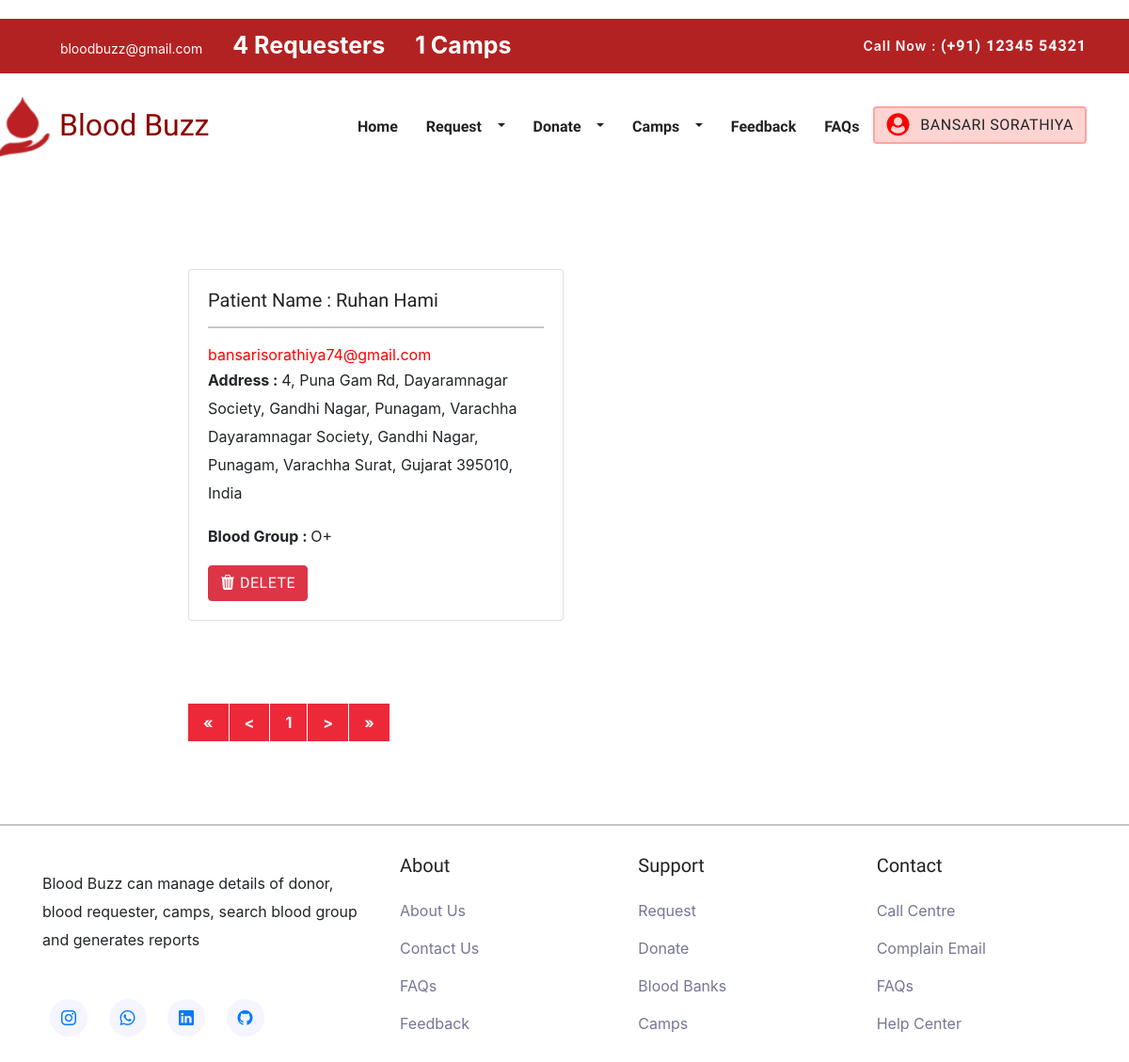
The page /Member/myRequest.php (signed in) on the database its author committed.
### tables this page shows
CREATE TABLE `members` (
  `member_id` int(30) UNSIGNED NOT NULL,
  `img` varchar(200) DEFAULT NULL,
  `email` varchar(30) NOT NULL,
  `pwd` varchar(20) NOT NULL,
  `verify_token` varchar(100) NOT NULL,
  `name` varchar(50) NOT NULL,
  `contact_no` varchar(10) NOT NULL,
  `gender` varchar(50) NOT NULL,
  `dob` date NOT NULL,
  `address` varchar(250) NOT NULL,
  `city` int(5) UNSIGNED NOT NULL,
  `state` int(10) UNSIGNED NOT NULL,
  `landmark` varchar(80) NOT NULL,
  `pincode` varchar(6) NOT NULL,
  `member_status` enum('0','1','2') NOT NULL COMMENT '0=Deleted By Member 1=Active Status 2=Deactivated by Admin',
  `created_at` datetime NOT NULL DEFAULT current_timestamp()
);

CREATE TABLE `requester` (
  `request_id` int(5) UNSIGNED NOT NULL,
  `member_id` int(30) UNSIGNED NOT NULL,
  `patient_name` varchar(40) NOT NULL,
  `blood_id` mediumint(3) UNSIGNED NOT NULL,
  `created_at` datetime NOT NULL
);

CREATE TABLE `blood_group` (
  `blood_id` mediumint(3) UNSIGNED NOT NULL,
  `blood_grp` varchar(3) NOT NULL
);

### Member/myRequest.php (the view, shortened to what this page needs)
<?php
include './nav.php';
?>
<head>
<link rel="stylesheet" href="../File/css/bootstrap.min.css">
</head>
<body>
<?php
include '../include/connect2.php';
try
{
    $email=$_SESSION['member_email'];
    $get_info=$connection->prepare("SELECT * FROM members WHERE email=?");
    $get_info->execute([$email]);
    if($get_info->rowCount() > 0)
    {
        $data=$get_info->fetch();
        $records_per_page = 2;
        $current_page = isset($_GET['page']) ? $_GET['page'] : 1;
        $offset = ($current_page - 1) * $records_per_page;
        $total_records_query=$connection->prepare("SELECT COUNT(*) AS total FROM requester WHERE member_id=?");
        $total_records_query->execute([$data['member_id']]);
        $total_records = $total_records_query->fetch(PDO::FETCH_ASSOC)['total'];
        $total_pages = ceil($total_records / $records_per_page);
        $query = "SELECT requester.*, members.*
            FROM requester
            INNER JOIN members ON requester.member_id = members.member_id
            WHERE requester.member_id =? LIMIT $offset, $records_per_page";
            $result = $connection->prepare($query);
            $result->execute([$data['member_id']]);
        if ($result->rowCount() > 0)
        {
        echo "<div class='own'>";
        echo" <div class='row'>";
        while($row = $result->fetch(PDO::FETCH_ASSOC))
            { ?>
            <div class="col-sm-5">
            <div class="card">
            <div class="card-body">
                <h5 class="card-title"><?php echo "Patient Name :&nbsp;".$row['patient_name']; ?></h5><hr>
                <a style="color:red" href="mailto:<?php echo $row['email']; ?>"><?php echo $row['email']; ?></a>
                <p class="card-text"><?php echo "<b>Address :&nbsp;</b>".$row['address']; ?></p>
                <?php
                    $bid=$row['blood_id'];
                    $blood=$connection->prepare("SELECT DISTINCT blood_grp FROM blood_group WHERE blood_id=?");
                    $blood->execute([$bid]);
                    $blood_group=$blood->fetchColumn();
                    ?>
                <p class="card-text"><?php echo "<b>Blood Group :&nbsp;</b>".$blood_group; ?></p>
                <button type="submit" onclick="confirmDelete()" name="delete" class="btn btn-danger"><i class="bi bi-trash3-fill"></i>&nbsp;Delete</button>
            </div>
            </div>
            </div>
            <?php
            }
        echo"</div></div>";
        $prev_page = ($current_page > 1) ? $current_page - 1 : 1;
        $next_page = ($current_page < $total_pages) ? $current_page + 1 : $total_pages;
        echo "<br><br><div class='pagination'>
        <a href='?page=1'>&laquo;</a>
        <a href='?page=$prev_page'>&lt;</a>";
        for ($i = 1; $i <= $total_pages; $i++)
        {
            echo "<a href='?page=$i' class='" . (($i == $current_page) ? 'active' : '') . "'>$i</a>";
        }
        echo "<a href='?page=$next_page'>&gt;</a>";
        echo "<a href='?page=$total_pages'>&raquo;</a>";
        echo "</div>";
        }
    }
}
catch (PDOException $e)
   {
      $error=$e->getMessage();
      $_SESSION['error-message'] = "Database error: " . $error;
   }
?>
<br><br><br>
</body>
<?php include './footer.php'; ?>

### Member/nav.php (shortened to what this page needs)
<?php
include(__DIR__."/../include/connect.php");
if(isset($_SESSION['member_email'])){
$email = $_SESSION['member_email'];
$get_email="SELECT name FROM members WHERE email='$email'";
$get_email_run=mysqli_query($connection,$get_email);
$user=mysqli_fetch_array($get_email_run);
}
?>
<?php
include '../Include/connect2.php';
$get_requester=$connection->prepare("SELECT count(*) AS total FROM requester");
$get_requester->execute();
$data=$get_requester->fetch();
$get_camp=$connection->prepare("SELECT count(*) AS camp FROM camp WHERE `status`=?");
$get_camp->execute(['1']);
$camp=$get_camp->fetch();
?>
<!DOCTYPE html>
<html lang="en">
<head>
  <link rel="stylesheet" href="plugins/bootstrap/css/bootstrap.min.css">
  <link rel="stylesheet" href="plugins/icofont/icofont.min.css">
  <link rel="stylesheet" href="https://cdnjs.cloudflare.com/ajax/libs/font-awesome/4.7.0/css/font-awesome.min.css">
  <link rel="stylesheet" href="plugins/slick-carousel/slick/slick.css">
  <link rel="stylesheet" href="plugins/slick-carousel/slick/slick-theme.css">
  <link rel="stylesheet" href="css/style.css">
</head>
<body id="top">
    <header>
        <div class="header-top-bar">
            <div class="container">
                <div class="row align-items-center">
                    <div class="col-lg-6">
                        <ul class="top-bar-info list-inline-item pl-0 mb-0">
                            <li class="list-inline-item"><a href="mailto:support@gmail.com"><i class="icofont-support-faq mr-2"></i>bloodbuzz@gmail.com</a></li>
                            <li class="list-inline-item"><a href="./donate_blood.php" class="blink-text"><?php echo $data['total']; ?>&nbsp;Requesters</a></li>
                            <li class="list-inline-item"><a href="#camp" class="blink-text"><?php echo $camp['camp']; ?>&nbsp;Camps</a></li>
                        </ul>
                    </div>
                    <div class="col-lg-6">
                        <div class="text-lg-right top-right-bar mt-2 mt-lg-0">
                            <a href="tel:+23-345-67890" >
                                <span>Call Now : </span>
                                <span class="h6">(+91) 12345 54321</span>
                            </a>
                        </div>
                    </div>
                </div>
            </div>
        </div>
        <nav class="navbar navbar-expand-lg navigation" id="navbar">
            <div class="container">
                  <a class="navbar-brand" href="http://localhost/Blood/Member/index.php" >
                  <h2 style="width: 140; color:darkred;margin-left:-150px">
                <img src="../img/logo.png" alt="LOGO" style="width:60px;height:70px;margin-left:100px;">
              Blood Buzz
                </h2>
                  </a>
              <div class="collapse navbar-collapse" id="navbarmain">
                <ul class="navbar-nav ml-auto">
                  <li class="nav-item active">
                    <a class="nav-link" href="index.php">Home</a>
                  </li>
                    <li class="nav-item dropdown">
                        <a class="nav-link dropdown-toggle" href="department.html" id="dropdown02" data-toggle="dropdown" aria-haspopup="true" aria-expanded="false">Request<i class="icofont-thin-down"></i></a>
                      </li>
                    <li class="nav-item dropdown">
                        <a class="nav-link dropdown-toggle" href="doctor.html" id="dropdown03" data-toggle="dropdown" aria-haspopup="true" aria-expanded="false">Donate<i class="icofont-thin-down"></i></a>
                      </li>
                     <li class="nav-item dropdown">
                        <a class="nav-link dropdown-toggle" href="doctor.html" id="dropdown03" data-toggle="dropdown" aria-haspopup="true" aria-expanded="false">Camps<i class="icofont-thin-down"></i></a>
                      </li>
                    <li class="nav-item"><a class="nav-link" href="./feedback.php">Feedback</a></li>
                    <li class="nav-item"><a class="nav-link" href="./faq.php">FAQs</a></li>
                    <li>
                      <?php
                    if(isset($_SESSION['member_email']))
                    {
                        echo  " <div class='dropdown'>
                    <button class='btn dropdown' type='button' data-bs-toggle='dropdown'
                    aria-expanded='false' style='border: hidden; background-color: #F8F9FA; display: flex;background-color:#fed4d2;border:2px solid #ffa5a1;'>";
                        echo"<i class='fa fa-user-circle me-2' style='font-size:23px;font-weight:600;color:red;'></i>
                        " . "&nbsp;" . $user["name"] . "</button>
                    <ul class='dropdown-menu'>
                        <li><a href='./update.php' class='dropdown-item'>Update Profile</a></li>
                        <li><a href='./donation_history.php' class='dropdown-item'>Donation History</a></li>
                        <li><a class='dropdown-item' href='./logout.php' name='logout'>Logout</a></li>
                    </ul></div>";
                    }
                    ?>
                  </li>
                </ul>
              </div>
            </div>
        </nav>
    </header>
</body>
</html>

### Member/css/style.css (style rules this page uses)
html { overflow-x: hidden; }
body { line-height: 1.6; font-family: "Roboto", sans-serif; -webkit-font-smoothing: antialiased; font-size: 16px; color: #6F8BA4; font-weight: 400; }
h1, .h1, h2, .h2, h3, .h3, h4, .h4, h5, .h5, h6, .h6 { font-family: "Exo", sans-serif; font-weight: 700; color: #222; }
h2, .h2 { font-size: 44px; }
h5, .h5 { font-size: 1.25rem; }
h6, .h6 { font-size: 1rem; }
p { line-height: 30px; }
.btn { display: inline-block; font-size: 14px; font-size: 0.8125rem; font-weight: 700; letter-spacing: .5px; padding: .75rem 2rem; font-family: "Exo", sans-serif; text-transform: uppercase; border-radius: 5px; border: 2px solid transparent; transition: all .35s ease; }
a { color: #222; text-decoration: none; transition: all .35s ease; }
#navbarmain { padding: 20px 0px; }
#navbarmain .nav-link { font-weight: 600; padding: 10px 15px; color: #222; font-family: "Exo", sans-serif; text-transform: capitalize; font-size: 16px; transition: all .25s ease; }
.dropdown-toggle::after { display: none; }
.navbar-brand { margin-top: 10px; }
.header-top-bar { background: #223a66; font-size: 14px; padding: 10px 0px; box-shadow: 0 1px 2px rgba(0, 0, 0, 0.05); color: #fff; }
.top-bar-info li a { color: #fff; margin-right: 20px; }
.top-right-bar a span { color: #fff; font-weight: 600; letter-spacing: 1px; }

### Member/nav.php (style rules this page uses)
.header-top-bar { background: #b22222 ; margin-top:-30px; }
.blink-text { font-size: 25px; font-weight: bolder; animation: rainbow 4s infinite alternate, blink 1s infinite steps(1); }

### Member/myRequest.php (style rules this page uses)
.pagination { display: inline-block; margin-left:199px; margin-top:40px; }
.pagination a { color: white; float: left; padding: 8px 16px; text-decoration: none; background-color:#ed2939; font-weight:bold; margin-left:1px; }
.own { margin-left:200px; margin-top:70px; }

### Member/footer.php (style rules this page uses)
body { margin-top:50px;margin-bottom:50px; }
ol li, ul li { list-style: none; }
ol, ul { margin: 0; padding: 0; }

### rows shown on the page
members: name "BANSARI SORATHIYA"
requester: patient_name "Ruhan Hami", member.email "bansarisorathiya74@gmail.com", member.address "4, Puna Gam Rd, Dayaramnagar Society, Gandhi Nagar, Punagam, Varachha Dayaramnagar Society, Gandhi Nagar, Punagam, Varachha Surat, Gujarat 395010, India", blood.blood_grp "O+"

### other values the page prints
$data['total'] "4"
$camp['camp'] "1"
